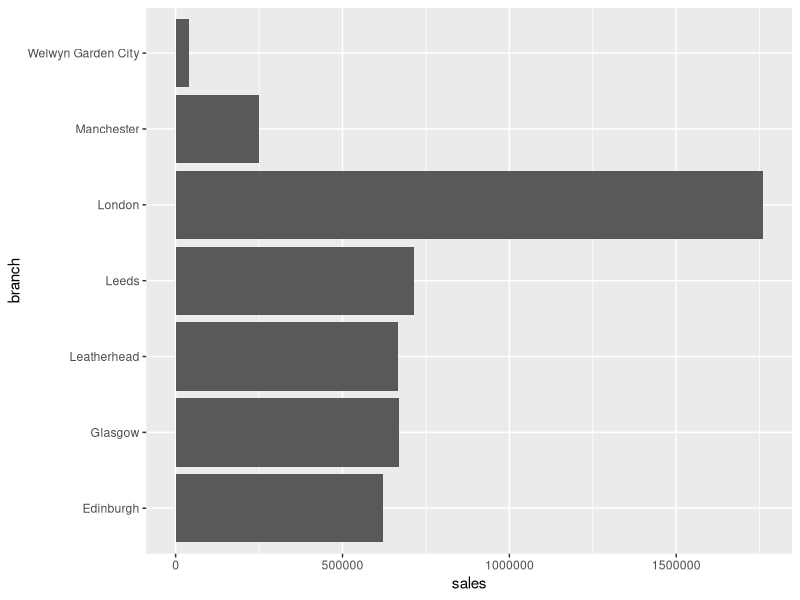
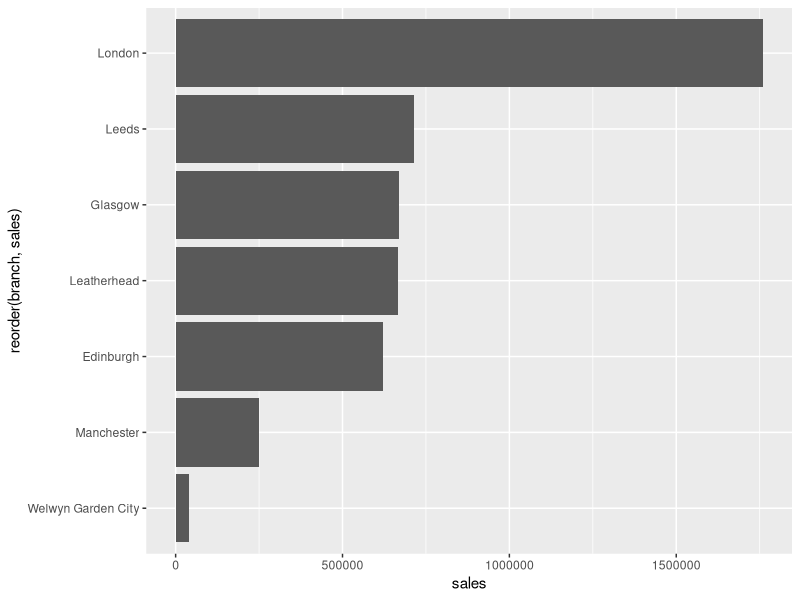
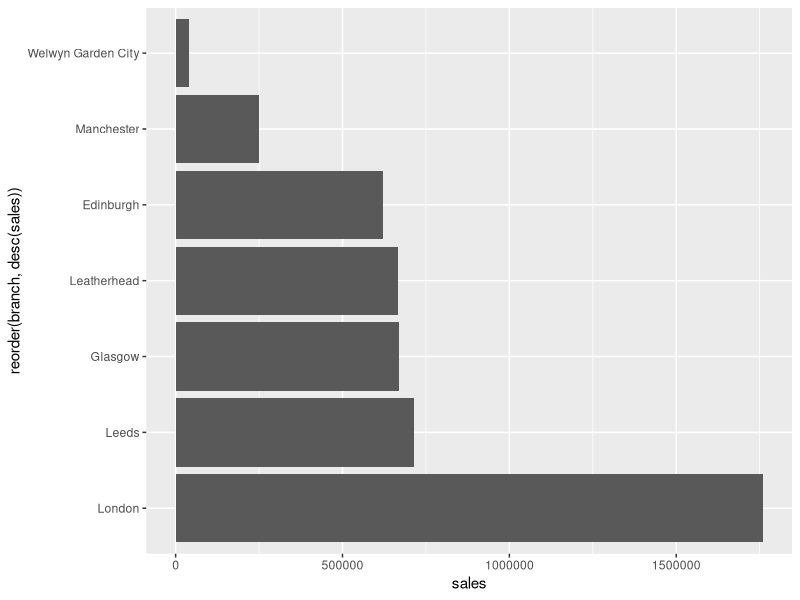
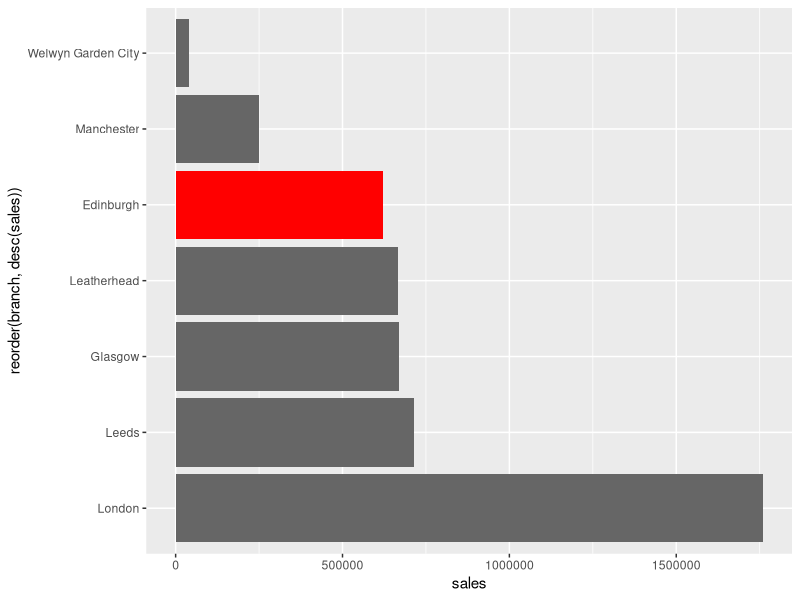
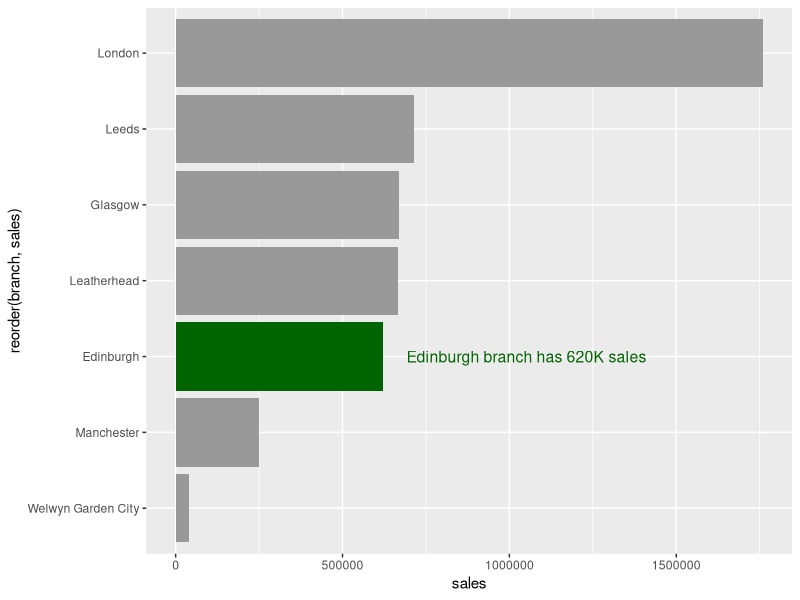
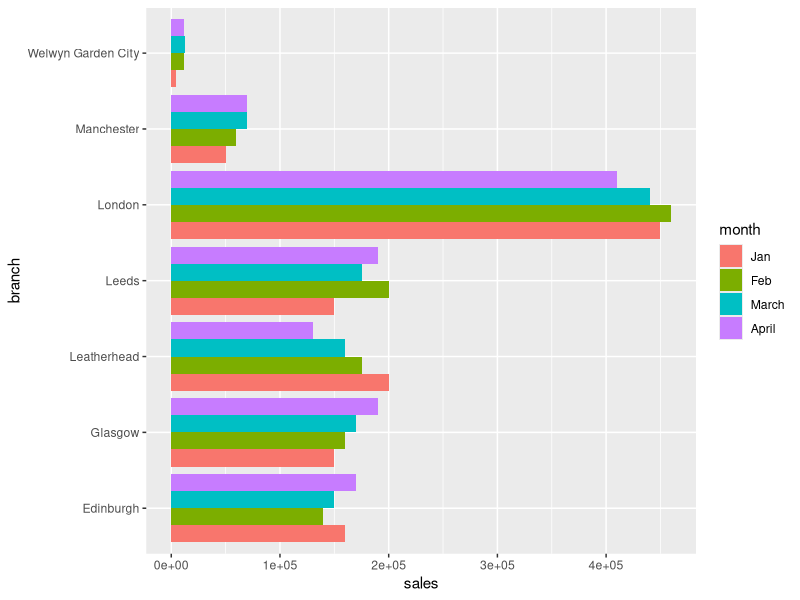
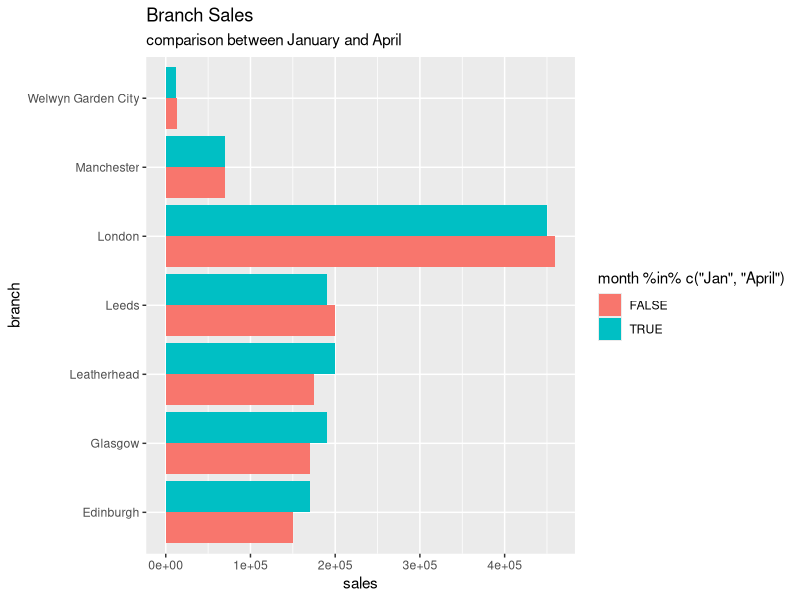
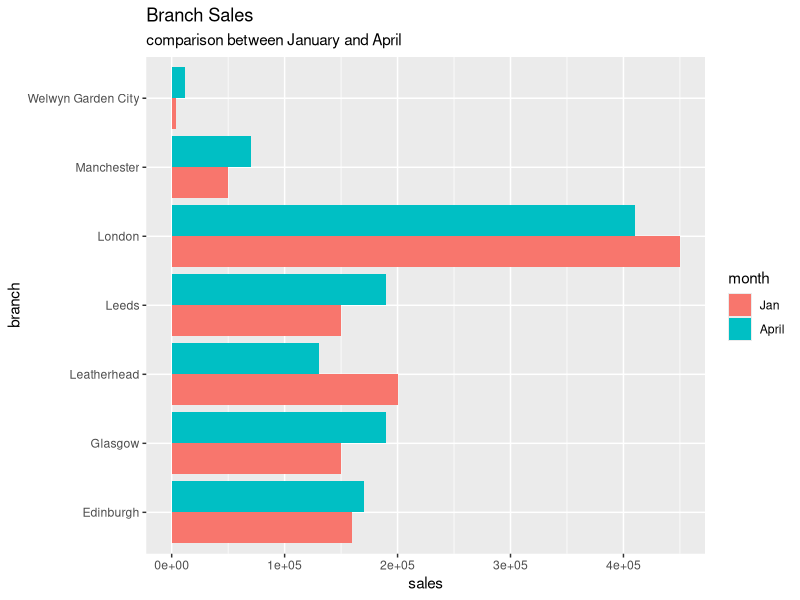

Write the R code that produced these figures, in order.
## ---- chunk 1
library(tidyverse)

total_sales <- read_csv("clean_data/total_sales.csv")

ggplot(total_sales) +
  aes(x = branch, y = sales) +
  geom_col() +
  coord_flip()
## ---- chunk 2
ggplot(total_sales) +
  aes(x = reorder(branch, sales), y = sales) +
  geom_col() +
  coord_flip()
## ---- chunk 3
ggplot(total_sales) +
  aes(x = reorder(branch, desc(sales)), y = sales) +
  geom_col() +
  coord_flip()
## ---- chunk 4
ggplot(total_sales) +
  aes(x = reorder(branch, desc(sales)), y = sales, fill = branch ==  "Edinburgh") +
  geom_col() +
  scale_fill_manual(values = c('grey40', 'red'), guide = "none") +  # first colour is for FALSE, 2nd is TRUE
  coord_flip()
## ---- chunk 5
total_sales_annot <- total_sales %>%
  mutate(label_text = ifelse(branch == "Edinburgh", "Edinburgh branch has 620K sales", NA))

ggplot(total_sales_annot) +
  aes(x = reorder(branch,sales), y = sales, fill = branch == "Edinburgh") +
  geom_col() +
  scale_fill_manual(values = c("grey60","darkgreen"), guide = "none") + 
  coord_flip() + 
  geom_text(aes(label = label_text), color ="darkgreen", size =4, hjust=-0.1)
## ---- chunk 6
monthly_sales <- read_csv("clean_data/monthly_sales.csv") %>%
  mutate(month = factor(month, levels = c("Jan", "Feb", "March", "April"))) 

head(monthly_sales)
## ---- chunk 7
ggplot(monthly_sales) +
  aes(x = branch, y = sales, fill = month) +
  geom_col(position = "dodge") +
  coord_flip()
## ---- chunk 8
ggplot(monthly_sales) +
  aes(x = branch, y = sales, fill = month %in% c("Jan", "April")) +
  geom_col(position = "dodge") +
  labs(
    title = "Branch Sales",
      subtitle = "comparison between January and April"
  ) +
  coord_flip()
## ---- chunk 9
test <- monthly_sales %>%
  filter(month %in% c("Jan","April"))

ggplot(test) +
  aes(x = branch, y = sales, fill = month) +
  geom_col(position = "dodge") +
  labs(
    title = "Branch Sales",
      subtitle = "comparison between January and April"
  ) +
  coord_flip()
## ---- chunk 10
monthly_sales_april <- monthly_sales %>%
  filter(month == "April") 

min_max <-max(abs(monthly_sales_april$difference_from_jan))
  

ggplot(monthly_sales_april) +
  aes(
    x = reorder(branch, difference_from_jan),
    y = difference_from_jan,
    fill = difference_from_jan > 0
  ) +
  geom_col() +
  ylim(-min_max, min_max) +
    labs(y = "Difference in sales", x = "Branch location", title = "Sales differences between January and April") + 
  scale_fill_manual(values = c("tomato", "seagreen"), name = "", labels = c("decrease", "increase")) +
  theme_minimal() +
  theme(axis.text.x = element_text(angle = 45, hjust = 1))
## ---- chunk 11
ggplot(monthly_sales) +
  aes(x = month, y = sales, group = branch, colour = branch) +
  geom_line() 
## ---- chunk 12
library(scales) 

monthly_sales_region <- monthly_sales %>%
  mutate(northern = branch %in% c("Edinburgh", "Glasgow", "Leeds", "Manchester"))

ggplot(monthly_sales_region) +
  aes(x = month, y = sales, group = branch, colour = northern) +
  geom_line() +
  scale_y_continuous(labels = comma) #avoid scientific notation of y values
## ---- chunk 13
ggplot(monthly_sales_region) +
  aes(x = month, y = sales, group = branch, colour = northern) +
  geom_line() +
  scale_y_continuous(labels = comma) + 
  scale_color_discrete(name = "Region", labels = c("South", "North"))
